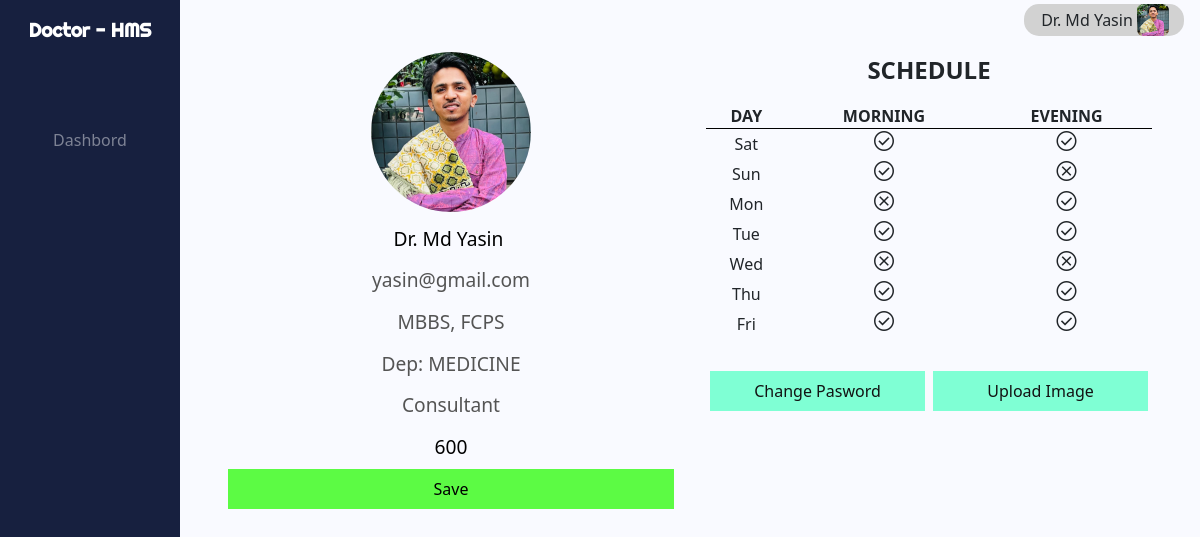
The app's page /doctor/doctor_profile.php (signed in) with its own data.
### tables this page shows
CREATE TABLE `doctors` (
  `doc_id` int(4) NOT NULL,
  `doc_name` varchar(50) DEFAULT NULL,
  `doc_email` varchar(150) DEFAULT NULL,
  `degree` varchar(150) DEFAULT NULL,
  `speciality` varchar(300) DEFAULT NULL,
  `visit` int(11) DEFAULT NULL,
  `dep_name` varchar(50) DEFAULT NULL,
  `doc_image` varchar(150) DEFAULT NULL,
  `pass` varchar(6) DEFAULT NULL,
  `adm_id` int(4) DEFAULT NULL
);

CREATE TABLE `schedules` (
  `doc_id` int(4) NOT NULL,
  `sch_day` varchar(12) NOT NULL,
  `shift_m` tinyint(1) NOT NULL,
  `shift_e` tinyint(1) NOT NULL,
  `sl` int(1) NOT NULL
);

### doctor/doctor_profile.php (the view, shortened to what this page needs)
<?php
    include "doctor_template.php";
    $doc_id =  $_SESSION['user_id'];
    $sql = "SELECT * FROM doctors D, schedules S WHERE D.doc_id=S.doc_id AND D.doc_id='$doc_id' ORDER BY S.sl";
    $result = mysqli_query($conn, $sql);
    $result2 = mysqli_query($conn, $sql);
?>
<head>
    <link rel="stylesheet" href="../css/doctor/doctor-profile.css">
</head>
<div class="outer-container">
    <div class="left box">
        <?php $row = mysqli_fetch_array($result, MYSQLI_ASSOC) ?>
        <div class="image">
            <img src="../images/doctor/<?php echo $row['doc_image'] ?>">
        </div>
        <div class="personal-info">
            <form action="" method="post">
                <input type="text" class="inp" name="name" placeholder="Name" value="<?php echo $row['doc_name'] ?>">
                <input type="text" class="inp" placeholder="Email" value="<?php echo $row['doc_email'] ?>" disabled>
                <input type="text" class="inp" placeholder="Degree" value="<?php echo $row['degree'] ?>" disabled>
                <input type="text" class="inp" placeholder="Department" value="Dep: <?php echo $row['dep_name'] ?>" disabled>
                <input type="text" class="inp" placeholder="Speciality" value="<?php echo $row['speciality'] ?>" disabled>
                <input type="text" class="inp" name="visit" placeholder="Visit" value="<?php echo $row['visit'] ?>">
                <input class="save-btn" type="submit" name="save" value="Save">
            </form>
        </div>
    </div>
    <div class="right box">
        <div class="table-name">SCHEDULE</div>
        <table>
            <tr>
                <th>DAY</th>
                <th>MORNING</th>
                <th>EVENING</th>
            </tr>
            <?php
                while ($row = mysqli_fetch_array($result2, MYSQLI_ASSOC)) {
            ?>
            <tr>
                <td><?php echo $row['sch_day'] ?></td>
                <?php if ($row['shift_m']) { ?>
                <td><span class="material-symbols-outlined">check_circle</span></td>
                <?php
                    }else {
                ?>
                <td><span class="material-symbols-outlined">cancel</span></td>
                <?php
                    }
                ?>
                <?php if ($row['shift_e']) { ?>
                <td><span class="material-symbols-outlined">check_circle</span></td>
                <?php
                    }else {
                ?>
                <td><span class="material-symbols-outlined">cancel</span></td>
                <?php
                    }
                ?>
            </tr>
            <?php } ?>
        </table>
        <div class="buttons">
            <a href="./change_password.php"><div class="cng-pass">Change Pasword</div></a>
            <a href="./upload_image.php"><div class="up-img">Upload Image</div></a>
        </div>
    </div>
</div>
</body>
</html>

### doctor/doctor_template.php (shortened to what this page needs)
<?php
    require "../utility/db_connection.php";
    $doc_id =  $_SESSION['user_id'];
    $sql = "SELECT doc_name, doc_image FROM doctors WHERE doc_id='$doc_id'";
    $result = mysqli_query($conn, $sql);
    $row = mysqli_fetch_array($result, MYSQLI_ASSOC);
?>
<!DOCTYPE html>
<html lang="en">
<head>
    <link href="https://cdn.jsdelivr.net/npm/bootstrap@5.0.2/dist/css/bootstrap.min.css" rel="stylesheet">
    <link rel="stylesheet" href="../css/admin/admin.css">
</head>
<body>
    <div class="container-mod">
        <div class="sidebar">
                <div class="bar_tittle">Doctor - HMS</div>
                <div class="bar_menu">
                    <a class="a" href="./doctor_dashbord.php"><p class="item">Dashbord</p></a>
                </div>
        </div>
        <div class="content">
            <div class="header">
                <div class="dropdown">
                    <a class="btn dropdown-toggle" href="#" role="button" id="dropdownMenuLink" data-bs-toggle="dropdown" aria-expanded="false">
                    <div class="user">
                        <div class="name"><?php echo $row['doc_name'] ?></div>
                        <div class="avater"><img src="../images/doctor/<?php echo $row['doc_image'] ?>"></div>
                    </div>
                    </a>
                </div>
            </div>

### css/admin/admin.css (style rules this page uses)
* { margin: 0; padding: 0; box-sizing: border-box; }
.container-mod { min-height: 100vh; display: flex; justify-content: space-between; }
.sidebar { color: white; background-color: #17203f; min-height: 100vh; width: 15vw; padding: 1rem; }
.bar_tittle { font-weight: bold; font-family: 'Righteous', cursive; font-size: 1.2rem; text-align: center; }
.bar_menu { width: 100%; text-align: center; margin-top: 5rem; }
.bar_menu > a { color: #7e8395; text-decoration: none; min-width: 100%; }
.bar_menu .item { min-width: 100%; margin: 0.rem 0; padding: 0.2rem 0; transition: background 0.3s; }
.content { background-color: #f9faff; width: 85vw; min-height: 100vh; padding: 0 1rem; }
.header { width: 100%; display: flex; justify-content: right; padding-top: 0.25rem; }
.user { width: 10rem; display: flex; justify-content: center; align-items: center; background-color: rgb(210, 210, 210); border-radius: 15px; }
.avater { width: 2rem; margin-left: 2px; }
.header > .dropdown > .btn { padding: 0; border: 0; border-radius: 0; }
.dropdown-toggle::after { display: none; }

### css/doctor/doctor-profile.css (style rules this page uses)
.material-symbols-outlined { font-variation-settings: 'FILL' 0, 'wght' 400, 'GRAD' 0, 'opsz' 48 }
.outer-container { width: 100%; height: calc(100vh - 36px); padding: 1rem; display: flex; }
.box { width: 50%; }
.left, .right { padding: 0 1rem; }
.image { border-radius: 50%; display: flex; align-items: center; justify-content: center; }
.image img { width: 10rem; height: 10rem; border-radius: 50%; }
.inp { width: 100%; background-color: rgba(255, 255, 255, 0); border: none; font-size: 1.2rem; text-align: center; margin-top: 0.8rem; }
.table-name { text-align: center; font-weight: 700; margin-bottom: 1rem; font-size: 1.5rem; }
table { width: 100%; text-align: center; }
tr th { border-bottom: 1px solid black; }
.buttons { display: flex; justify-content: space-around; margin-top: 2rem; width: 100%; }
.cng-pass, .up-img { padding: 0.5rem; background-color: aquamarine; }
a { width: 48%; color: rgb(18, 18, 18); text-decoration: none; text-align: center; }
.save-btn { width: 100%; color: black; background-color: #5cfb44; border-radius: 0; border: none; margin-top: 0.5rem; padding: 0.5rem; }

### doctor/doctor_template.php (style rules this page uses)
.avater img { width: 2rem; height: 2rem; margin-left: 2px; border-radius: 20%; }

### records on screen
doctors: doc_name "Dr. Md Yasin", doc_image (picture), name "Dr. Md Yasin", doc_email "yasin@gmail.com", degree "MBBS, FCPS", dep_name "Dep: MEDICINE", speciality "Consultant", visit "600"
schedules: sch_day "Sat", shift_m 1 (drawn), shift_e 1 (drawn)
schedules: sch_day "Sun", shift_m 1 (drawn), shift_e 0 (drawn)
schedules: sch_day "Mon", shift_m 0 (drawn), shift_e 1 (drawn)
schedules: sch_day "Tue", shift_m 1 (drawn), shift_e 1 (drawn)
schedules: sch_day "Wed", shift_m 0 (drawn), shift_e 0 (drawn)
schedules: sch_day "Thu", shift_m 1 (drawn), shift_e 1 (drawn)
schedules: sch_day "Fri", shift_m 1 (drawn), shift_e 1 (drawn)
